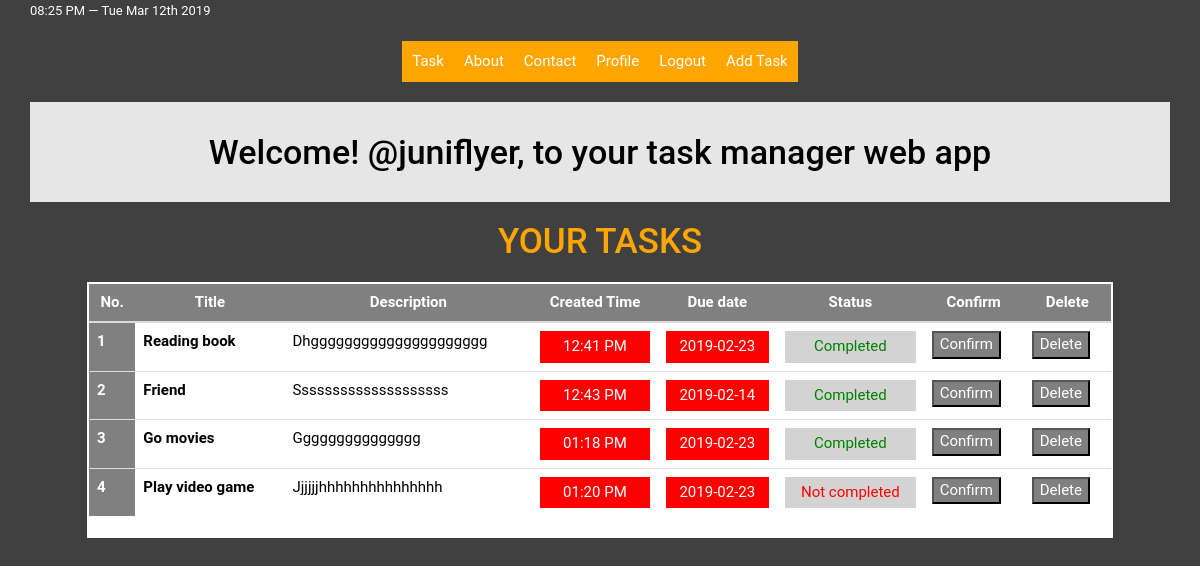
/ (signed in), run on the app's committed database.
### tables this page shows
CREATE TABLE IF NOT EXISTS `tasks` (
  `task_id` int(100) NOT NULL,
  `user_id` int(254) NOT NULL,
  `task_title` varchar(254) NOT NULL,
  `task_description` text NOT NULL,
  `task_accomplish_method` varchar(254) NOT NULL,
  `task_time` varchar(254) NOT NULL,
  `task_date` varchar(254) NOT NULL,
  `status` tinyint(1) NOT NULL
);

### core/bootstrap.php (called while the page is built, shortened)
<?php
function view($view_name, $data=[])
{
	extract($data);
	return require "app/views/{$view_name}.view.php";
}

### app/controllers/PageController.php (called while the page is built, shortened)
<?php
class PageController
{
	protected $table_name = [
		'tasks' => 'tasks',
		'users' => 'users'
	];
	protected $column_name = [
		'tasks_column' => 'user_id',
		'users_column' => ''
	];
	protected $value = [
		'tasks_value' => '',
		'users_value' => ''
	];
	public function home()
	{
		$this->value['tasks_value'] = $_SESSION['user_id'];
		$column_name = $this->column_name['tasks_column'];
		$value       = $this->value['tasks_value'];
		$table_name  = $this->table_name['tasks'];
		App::get('database')->selectData($table_name, array($column_name, '=', $value));
		$datas = App::get('database')->result();
		return view("index", [
			'datas' => $datas
		]);
	}
}

### core/Router.php (called while the page is built, shortened)
<?php
class Router
{
	public $routes = [
		'GET' => [],
		'POST' => []
	];
	public function get($uri, $controller)
	{
		$this->routes['GET'][$uri] = $controller;
	}
	public function post($uri, $controller)
	{
		$this->routes['POST'][$uri] = $controller;
	}
	public function direct($uri, $requestType)
	{
		if(array_key_exists($uri, $this->routes[$requestType])) {
			return $this->callAction(
				...explode('@', $this->routes[$requestType][$uri])
			);
		}
		throw new Exception("No routes defined for this URL.");
	}
	protected function callAction($class_controller, $class_method)
	{
		$class_controller = new $class_controller;
		return $class_controller->$class_method();
	}
}

### index.php (called while the page is built, shortened)
<?php
require("core/bootstrap.php");
$uri = Request::uri();
$method = Request::method();
Router::load('app/routes.php')
   ->direct($uri, $method);
?>

### core/App.php (called while the page is built, shortened)
<?php
class App
{
	protected static $registry = [];
	public static function bind($key, $value)
	{
		static::$registry[$key] = $value;
	}
	public static function get($key)
	{
		return static::$registry[$key];
	}
}

### core/database/QueryBuilder.php (called while the page is built, shortened)
<?php
class QueryBuilder
{
	protected $pdo;
	protected $result;
	public function __construct($pdo)
	{
		$this->pdo = $pdo;
	}
	public function selectData($table, $where)
	{
		return $this->action('SELECT *', $table, $where);
	}
	public function action($action, $table, $where = array(), $key='')
	{
		$operators = array('=', '>', '<', '>=', '<=', 'Like', 'like');
		$commands = array('AND', 'and', 'OR', 'or');
			$field       = $where[0];
			$operator    = $where[1];
			$value       = $where[2];
			$command     = $where[3];
			$field_2     = $where[4];
			$value_2     = $where[6];
		if (empty($where)) {
				$query = "{$action} FROM {$table}";
		}elseif (count($where) === 3) {
				if (in_array($operator, $operators)) {
					$query = "{$action} FROM {$table} WHERE {$field} {$operator} ?";
				}
		} elseif (count($where) === 7) {
				if (in_array($operator, $operators)) {
					if (in_array($command, $commands)) {
						$query = "{$action} FROM {$table} WHERE {$field} {$operator} ? {$command} {$field_2} {$operator} ?";
					}
			     }
		}
		    try {
		    	   if (!empty($value_2)) {
		    			return $this->query($query, array($value, $value_2));
		    		}else{
		    			return $this->query($query, array($value), $key);
		    		}
				} catch (Exception $e) {
					die('1 Oops something when wrong');
				}
	}
	public function query($sql, $params = array(), $key='')
	{
		$this->query = $this->pdo->prepare($sql);
		if ($this->query) {
			$x = 1;
			if (count($params)) {
				foreach ($params as $param) {
					$this->query->bindValue($x, $param);
					$x++;
				}
			}
			try {
				if ($key == "del" || $key == "update") {
					$this->query->execute();
				}else{
					$this->query->execute();
					$this->result = $this->query->fetchAll(PDO::FETCH_OBJ);
				}
			} catch (Exception $e) {
				die('2 Oops something when wrong');
			}
		}
	}
	public function result()
	{
		return $this->result;
	}
}
?>

### app/views/tasks_list.php (the view, shortened to what this page needs)
<?php
			if (isset($_SESSION['username'])) { ?>
			<table class="table table-dark">
					  <thead>
					    <tr class="heading_table">
					      <th scope="col">No.</th>
					      <th scope="col">Title</th>
					      <th scope="col">Description</th>
					      <th scope="col">Created Time</th>
					      <th scope="col">Due date</th>
					      <th scope="col">Status</th>
					      <th scope="col">Confirm</th>
					      <th scope="col">Delete</th>
					    </tr>
					  </thead>
					  <tbody>
	        	<?php
	        	    if ($datas) {
	        		  $counter = 0;
	        		  foreach ($datas as $data) {
		     			$output_task_id  		  = $data->task_id;
						$output_task_title  	  = $data->task_title;
						$output_task_description  = $data->task_description;
						$output_time    	      = $data->task_time;
						$output_date              = $data->task_date;
						$output_status            = $data->status;
						 $counter++;
						 if ($output_status == 0) {
						 	   $output_status  = "<li id='status_sty' style='color:red;'>Not completed</li>";
						  }else {
						  	   $output_status  = "<li id='status_sty' style='color:green;'>Completed</li>";
						  }
						if ($time_current > $output_time && $date_current > $output_date || $date_current > $output_date) {
  								$output_time =  "<li id='status_sty' style='color:green; background:red; color:white;'>".$output_time."</li>";
  								$output_date =  "<li id='status_sty' style='color:green; background:red; color:white;'>".$output_date."</li>";
						  }else{
						  	$output_time =  "<li id='status_sty' style='color:green; background:lightgrey; color:black;'>".$output_time."</li>";
						  	$output_date =  "<li id='status_sty' style='color:green; background:lightgrey; color:black;'>".$output_date."</li>";
						  }
			  	?>
					    <tr class="elasped_period">
						      <th><?= $counter; ?></th>
						      <td style='font-weight:bold;'><?= $output_task_title;?></td>
						      <td><?= $output_task_description; ?></td>
						      <td><?= $output_time; ?></td>
						      <td><?= $output_date; ?></td>
						      <td><?= $output_status; ?></td>
						      <td><button class="confirm_btn" data-totask_id='<?= $output_task_id ?>'>Confirm</button></td>
						      <td><button class="delete_btn" data-totask_id='<?= $output_task_id ?>'>Delete</button></td>
					    </tr>
				<?php } } ?>
			 </tbody>
			</table>
  <?php } 	?>

### app/views/partial/head.php (shortened to what this page needs)
<!DOCTYPE html>
<html>
<head>
	<link href="public/css/bootstrap.min.css" rel="stylesheet">
    <link href="public/css/mobile-menu.css" rel="stylesheet">
    <link href="public/css/owl.carousel.css" rel="stylesheet">
    <link href="public/css/owl.theme.default.min.css" rel="stylesheet">
    <link href="public/css/style.css" rel="stylesheet">
    <link rel="stylesheet" type="text/css" href="public/css/custom.css">
    <link rel="stylesheet" type="text/css" href="public/css/animated.css"/>
</head>
    <body>
        <div class="container_sty">
            <div class="container">
                    <?php
                            $time =  time();
                            $actual_time_modify = date('h:i A — D M dS Y', $time+3600);
                            echo " <span class='time'>
                                        $actual_time_modify
                                   </span>";
                		 require('nav.php');
                     ?>

### app/views/partial/nav.php
<nav class="nav_link">
	<ul>
		<li><a href="/">Task</a></li>
		<li><a href="about">About</a></li>
		<li><a href="contact">Contact</a></li>
		<?php
		if (isset($_SESSION['username'])) {
			echo "<li><a href='profile'>Profile</a></li>";
		}
		?>
		<?php
		if (isset($_SESSION['username'])) {
			echo "<li><a href='logout'>Logout</a></li>";
		}else{
			echo "<li><a href='login'>Login</a></li>";
		}
		?>
		<?php
		if (isset($_SESSION['username'])) {
			echo "<li><a id='task_pop_window'>Add Task</a></li>";
		}else {
			echo "<li><a href='register'>Register</a></li>";
		}
		?>
	</ul>
</nav>

### app/views/index.view.php (shortened to what this page needs)
<?php require("partial/head.php"); ?>
		<div>
			<?php
				if (isset($_SESSION['username'])) {
					echo "<div id='welcome_sty'>
							<h1>Welcome! @".$_SESSION['username'].", to your task manager web app</h1>
						  </div>";
				 }else{
				 	echo "<div id='welcome_sty'>
							<h1>Welcome! You need to be Logged in to see your Task's</h1>
						  </div>";
				}
			?>
		</div>
		<h1 id='heading_sty'>YOUR TASKS</h1>
		<div id="task_sty"><?php require("tasks_list.php"); ?></div>
<?php require("partial/footer.php"); ?>

### app/views/partial/footer.php (shortened to what this page needs)
	</div>
</div>
</body>
</html>

### public/css/style.css (style rules this page uses)
body { font-family: 'Roboto', serif; font-size: 13px; line-height: 21px; color: #7d7d7d; background: #ffffff; }
h1, h2, h3, h4, h5, h6 { font-family: 'Roboto', serif; color: #000; margin-top: 10px; margin-bottom: 10px; }
h1 { font-size: 1.7em; line-height: 1.3em; font-weight: 500; }
a { color : #010101; text-decoration : none; -webkit-transition : all 0.3s ease 0s; -moz-transition : all 0.3s ease 0s; -o-transition : all 0.3s ease 0s; transition : all 0.3s ease 0s; }
a, a:active, a:focus, a:active { text-decoration : none; outline : none }
ul { margin: 0; padding: 0; list-style: none; }

### public/css/custom.css (style rules this page uses)
body { background: grey; color: white; }
.container_sty { background: rgb(0,0,0,0.5); min-height: 100vh; }
.nav_link { width:50%; margin: auto; padding: 10px; }
.nav_link ul { justify-content: center; padding: 10px; display: flex; }
.nav_link ul li { list-style: none; color: white; display: inline-block; background: orange; float: left; text-align: center; padding: 10px; transition: 1s all ease; }
.nav_link ul li a { color: white; text-decoration: none; cursor: pointer; font-size: 15px; }
#heading_sty { color: orange; font-size: 35px; height: 80px; width: 100%; align-items: center; justify-content: center; display: flex; margin: 0; }
#welcome_sty { background: #e6e6e6; color: black; font-size: 20px; height: 100px; width: 100%; align-items: center; justify-content: center; display: flex; }
#task_sty { background: white; color: black; font-size: 15px; height: auto; width: 90%; border: 2px solid white; margin: auto; align-items: center; justify-content: center; display: flex; }
#task_sty th { background: grey; color: white; }
#task_sty button { background: grey; color: white; transition: 1s all ease; }
.heading_table th { text-align: center; }
#status_sty { background:lightgrey; padding:5px; text-align:center; list-style:none; }

### data on the page
tasks: task_title "Reading book", task_description "Dhggggggggggggggggggggg", task_time "12:41 PM", task_date "2019-02-23", status "Completed"
tasks: task_title "Friend", task_description "Ssssssssssssssssssss", task_time "12:43 PM", task_date "2019-02-14", status "Completed"
tasks: task_title "Go movies", task_description "Ggggggggggggggg", task_time "01:18 PM", task_date "2019-02-23", status "Completed"
tasks: task_title "Play video game", task_description "Jjjjjjhhhhhhhhhhhhhhh", task_time "01:20 PM", task_date "2019-02-23", status "Not completed"

### other printed values
$_SESSION['username'] "juniflyer"
